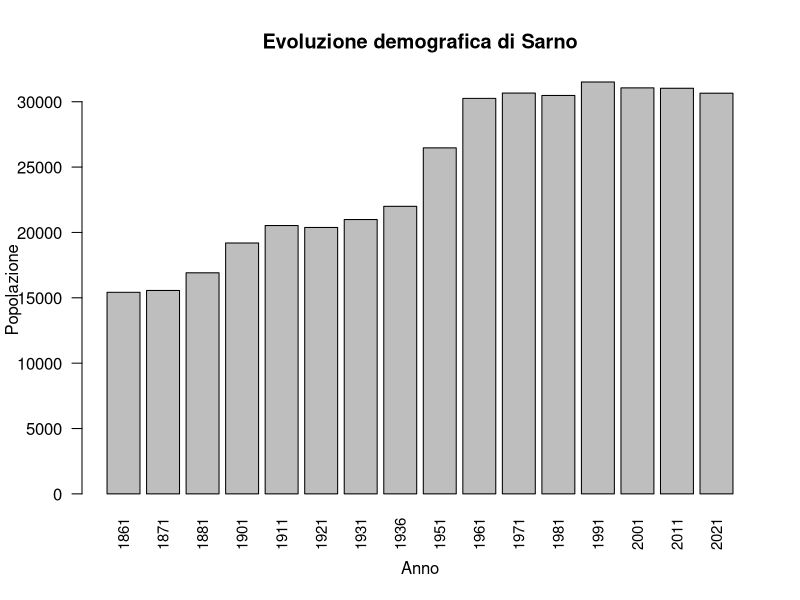
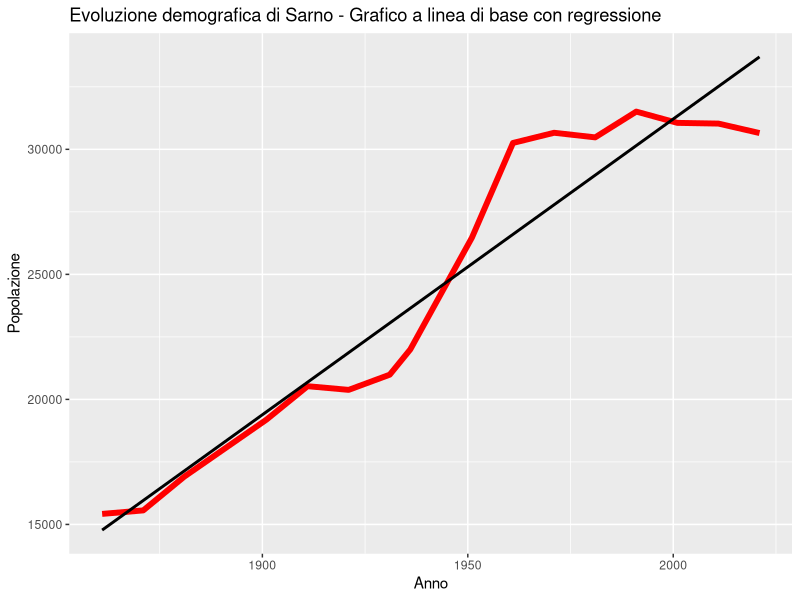
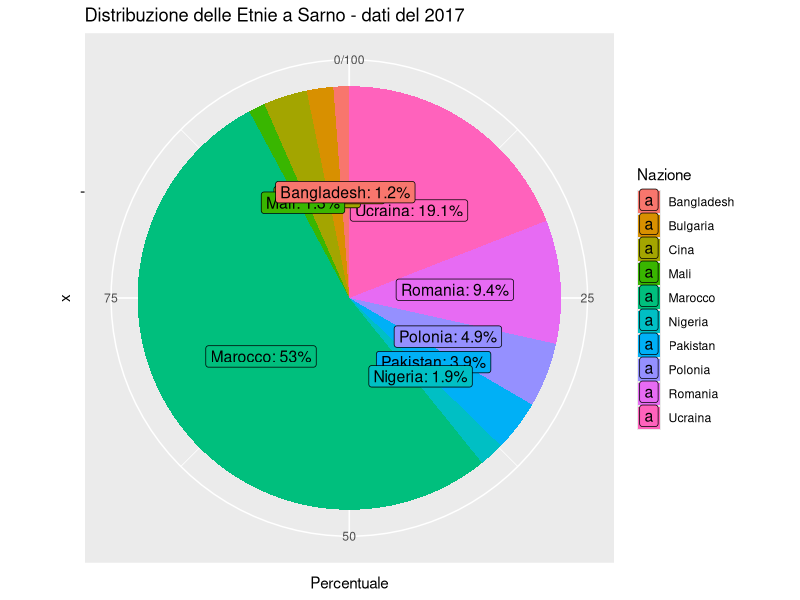

These charts were generated, in order, by the following R code:
#Statistica Descrittiva

if (!require(readxl)) {
  install.packages("readxl")
}

if (!require(ggplot2)) {
  install.packages("ggplot2")
}

library(readxl)
library(ggplot2)

PopolazioneSarno <- read_excel("PopolazioneSarno.xlsx", 
                               col_types = c("numeric", "numeric"))
View(PopolazioneSarno)

# Calcola le statistiche
media <- mean(PopolazioneSarno$Popolazione)
mediana <- median(PopolazioneSarno$Popolazione)
moda <- as.numeric(names(which.max(table(PopolazioneSarno$Popolazione))))
varianza <- var(PopolazioneSarno$Popolazione)
range <- max(PopolazioneSarno$Popolazione) - min(PopolazioneSarno$Popolazione)
minimo <- min(PopolazioneSarno$Popolazione)
massimo <- max(PopolazioneSarno$Popolazione)
somma <- sum(PopolazioneSarno$Popolazione)
conteggio <- length(PopolazioneSarno$Popolazione)

# Stampa le statistiche
cat("Media:", media, "\n")
cat("Mediana:", mediana, "\n")
cat("Moda:", moda, "\n")
cat("Varianza:", varianza, "\n")
cat("Range:", range, "\n")
cat("Minimo:", minimo, "\n")
cat("Massimo:", massimo, "\n")
cat("Somma:", somma, "\n")
cat("Conteggio:", conteggio, "\n")

tabella_statistiche <- data.frame(Statistica = c("Media", "Mediana", "Moda", "Varianza", "Range", "Minimo", "Massimo", "Somma", "Conteggio"),
                                  Valore = c(media, mediana, moda, varianza, range, minimo, massimo, somma, conteggio))
View(tabella_statistiche)

# Crea un diagramma a colonne
barplot(PopolazioneSarno$Popolazione, main = "Evoluzione demografica di Sarno", names.arg=PopolazioneSarno$Anno, las = 2, cex.names = 0.9, xlab = "Anno", ylab = "Popolazione")

#Crea un Grafico a linea di base con regressione
ggplot(PopolazioneSarno, aes(x = Anno, y = Popolazione)) +
  geom_line(color = "red", linewidth = 2) +
  geom_smooth(method = "lm", se = FALSE, color="black") +
  labs(title = "Evoluzione demografica di Sarno - Grafico a linea di base con regressione", x = "Anno", y = "Popolazione")




#import Minoranze
Etnie <- read_excel("Minoranze.xlsx", 
                        col_types = c("text", "numeric"))

# Calcola la percentuale per ogni categoria
EtniePerc <- transform(Etnie, Percentuale = (Abitanti / sum(Abitanti)) * 100)

# Crea un diagramma a torta con testo
ggplot(EtniePerc, aes(x = "", y = Percentuale, fill = Nazione)) +
  geom_bar(stat = "identity", width = 1) +
  coord_polar("y", start = 0) +
  geom_label(aes(label = paste0(Nazione, ": ", round(Percentuale, 1), "%")),
             position = position_stack(vjust = 0.5),
             color = "black",
             size = 4) +
  labs(title = "Distribuzione delle Etnie a Sarno - dati del 2017", fill = "Nazione")
  
